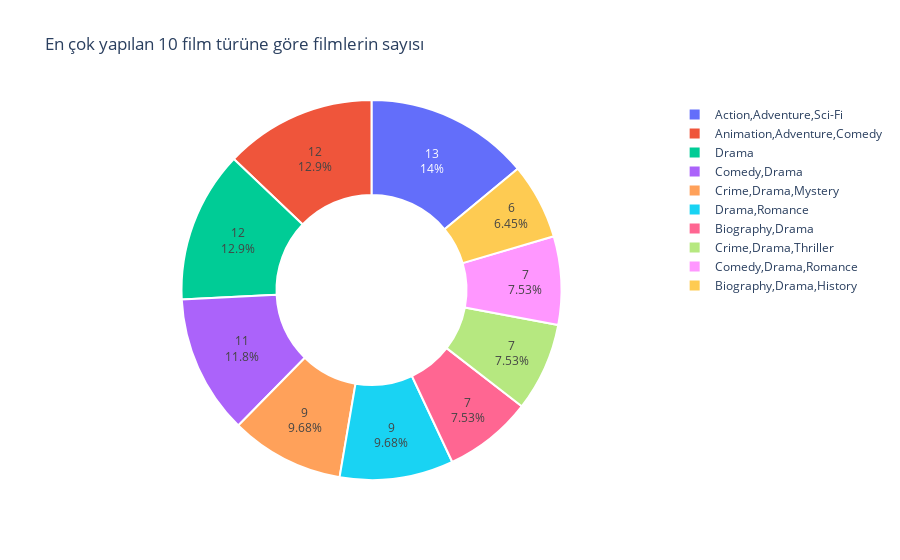

Here is the notebook cell this chart was saved with:
### Markdown cell above
genre_count değişkenini kullanarak en popüler 10 film türünü bar grafiği şeklinde çiziyoruz. 

1. **top_genres = genre_count[:10]**
   - Bu satır, genre_count değişkeninden ilk 10 elemanı alır (en yüksek sayıya sahip olan 10 tür).

2. **sns.set_style("whitegrid")**
   - sns (Seaborn kütüphanesi) ile grafik stilini beyaz ızgaralı olarak ayarlar.

3. **plt.figure(figsize=(10,6))**
   - Grafiğin boyutunu belirler: genişlik 10 birim ve yükseklik 6 birim.

4. **ax = sns.barplot(x=top_genres.values, y=top_genres.index, palette="Blues_d")**
   - sns.barplot(): Seaborn kütüphanesinin bir fonksiyonudur ve bar grafiği çizer.
   - x=top_genres.values: x eksenine film sayısını yerleştirir.
   - y=top_genres.index: y eksenine film türlerini yerleştirir.
   - palette="Blues_d": Grafiğin renk paletini belirler.

5. **ax.set(xlabel='Number of Movies', ylabel='Genres')**
   - x ekseninin etiketini 'Number of Movies' olarak, y ekseninin etiketini 'Genres' olarak ayarlar.

6. **plt.title("Top 10 Movie Genres")**
   - Grafiğin başlığını 'Top 10 Movie Genres' olarak ayarlar.

7. **plt.show()**
   - Oluşturulan grafiği gösterir.

### Code cell
# en çok yapılan 10 türü seç
top_genres = top250['genre'].value_counts().head(10)

# pie chart oluşturma
fig = px.pie(values=top_genres.values, names=top_genres.index,
             title='En çok yapılan 10 film türüne göre filmlerin sayısı',
             labels={'value': 'Sayı', 'names': 'Türler'},
             hover_data={'value': top_genres.values, 'names': top_genres.index},
             hole=0.5,
                         )

# sayıları yazdırma
fig.update_traces(textposition='inside', textinfo='percent+value', textfont_size=12)

# kenar çizgileri ekleme
fig.update_traces(marker=dict(line=dict(color='white', width=2)))

fig.show()

### Figure 1 — Plotly figure (JSON) as saved in the notebook; plotly's stock layout.template omitted (floating-point values rounded to 4 significant figures)
{"data": [{"customdata": [[13, "Action,Adventure,Sci-Fi"], [12, "Animation,Adventure,Comedy"], [12, "Drama"], [11, "Comedy,Drama"], [9, "Crime,Drama,Mystery"], [9, "Drama,Romance"], [7, "Biography,Drama"], [7, "Crime,Drama,Thriller"], [7, "Comedy,Drama,Romance"], [6, "Biography,Drama,History"]], "domain": {"x": [0, 1], "y": [0, 1]}, "hole": 0.5, "hovertemplate": "Türler=%{customdata[1]}<br>value=%{value}<br>Sayı=%{customdata[0]}<extra></extra>", "labels": ["Action,Adventure,Sci-Fi", "Animation,Adventure,Comedy", "Drama", "Comedy,Drama", "Crime,Drama,Mystery", "Drama,Romance", "Biography,Drama", "Crime,Drama,Thriller", "Comedy,Drama,Romance", "Biography,Drama,History"], "legendgroup": "", "marker": {"line": {"color": "white", "width": 2}}, "name": "", "showlegend": true, "textfont": {"size": 12}, "textinfo": "percent+value", "textposition": "inside", "type": "pie", "values": [13, 12, 12, 11, 9, 9, 7, 7, 7, 6]}], "layout": {"legend": {"tracegroupgap": 0}, "title": {"text": "En çok yapılan 10 film türüne göre filmlerin sayısı"}}}
